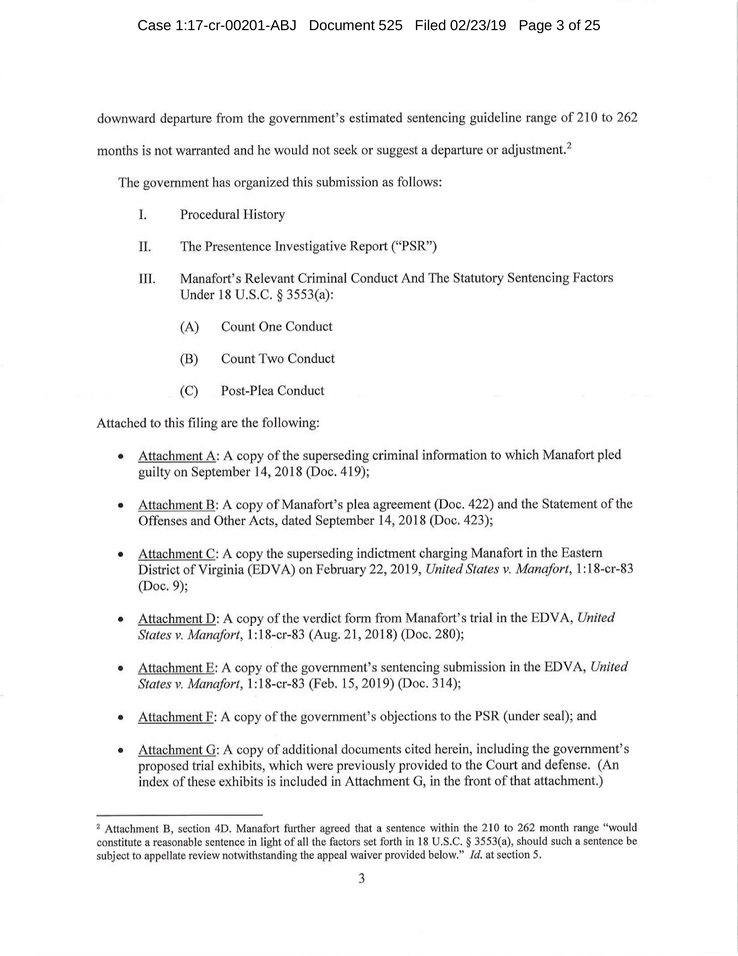
#> input picture dry-runs/OQ-010/documents/raw/manafort_memo_p3.png, 738 x 956 px, shrunk from 2550 x 3300 before the run, found by its file name
$ python make_redaction_test.py
#> lines starting #> are read from the running program, lines starting #| are printed output that depends on the picture; after the words box and inside, x2 and y2 are one past the last pixel; in counts of white or black regions, pixels touching at a corner belong together
#> further down, img is the input picture: shape (956, 738, 3); mean B, G, R 244.9, 244.9, 244.9
"""
Builds documents/redaction_test/manafort_p3_degraded.png from the real,
unmodified Manafort sentencing-memo page 3 scan.

Two things are done to the real page, both disclosed here and in README.md:

1. A black redaction bar is drawn over one real line (list item II,
   "The Presentence Investigative Report ('PSR')"). This is a
   SYNTHETIC redaction added by this script for testing purposes -- the
   real filing was not redacted at this location. It exists so we can
   test how each OCR candidate handles a redaction box (does it hallucinate
   text under the bar, does it silently drop the line, does it choke on
   the layout).
2. Realistic scan degradation is applied on top: slight rotation (skew),
   gaussian noise, mild blur, JPEG recompression, and contrast/brightness
   reduction -- simulating what a litigator actually receives when a
   party produces a photocopied/faxed/rescanned version of a born-digital
   filing during discovery, rather than the clean PDF original.

Nothing else about the document's real text is altered.
"""
import cv2
import numpy as np
from PIL import Image
import io

SRC = "documents/raw/manafort_memo_p3.png"
OUT = "documents/redaction_test/manafort_p3_degraded.png"


def add_redaction_bar(img):
    # Coordinates picked by inspecting the 300dpi render: covers the
    # "II. The Presentence Investigative Report ('PSR')" heading line.
    h, w = img.shape[:2]
#> h = 956; w = 738
    x0, y0, x1, y1 = int(w * 0.185), int(h * 0.255), int(w * 0.86), int(h * 0.278)
#> x0 = 136; y0 = 243; x1 = 634; y1 = 265
    cv2.rectangle(img, (x0, y0), (x1, y1), (0, 0, 0), thickness=-1)
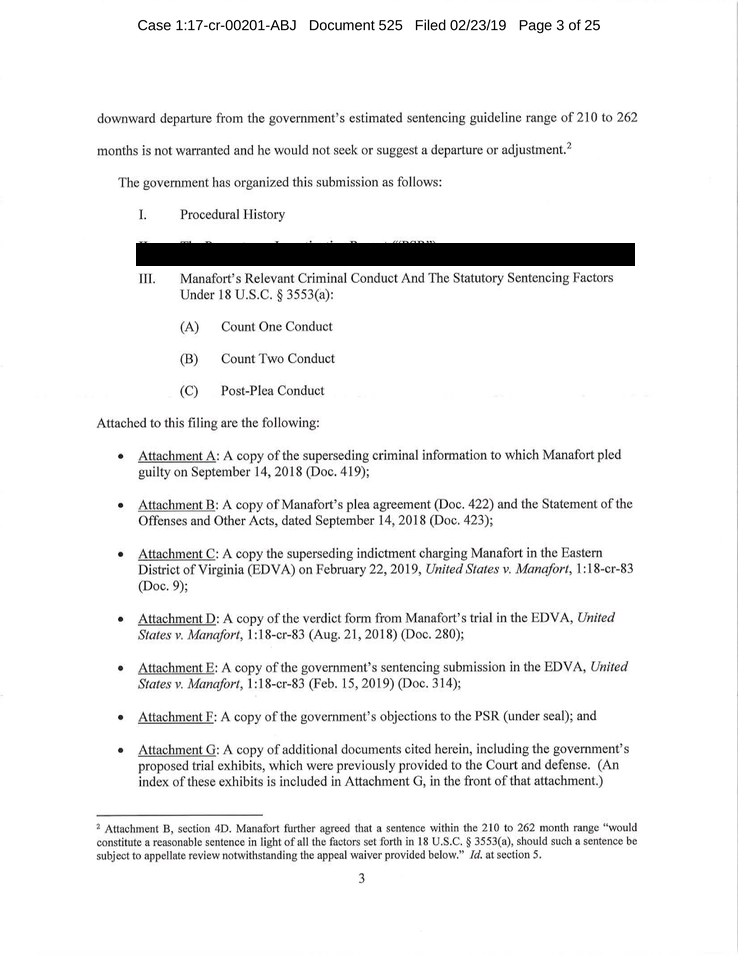
#> img: shape (956, 738, 3); 1.63% of pixels changed, all inside (x1, y1, x2, y2) = (136, 243, 635, 266)
    return img


def degrade(img):
    h, w = img.shape[:2]
#> h = 956; w = 738
    # slight rotation to simulate a crooked scan/photocopy
    center = (w // 2, h // 2)
#> center = (369, 478)
    M = cv2.getRotationMatrix2D(center, 1.4, 1.0)
    img = cv2.warpAffine(img, M, (w, h), borderValue=(255, 255, 255))
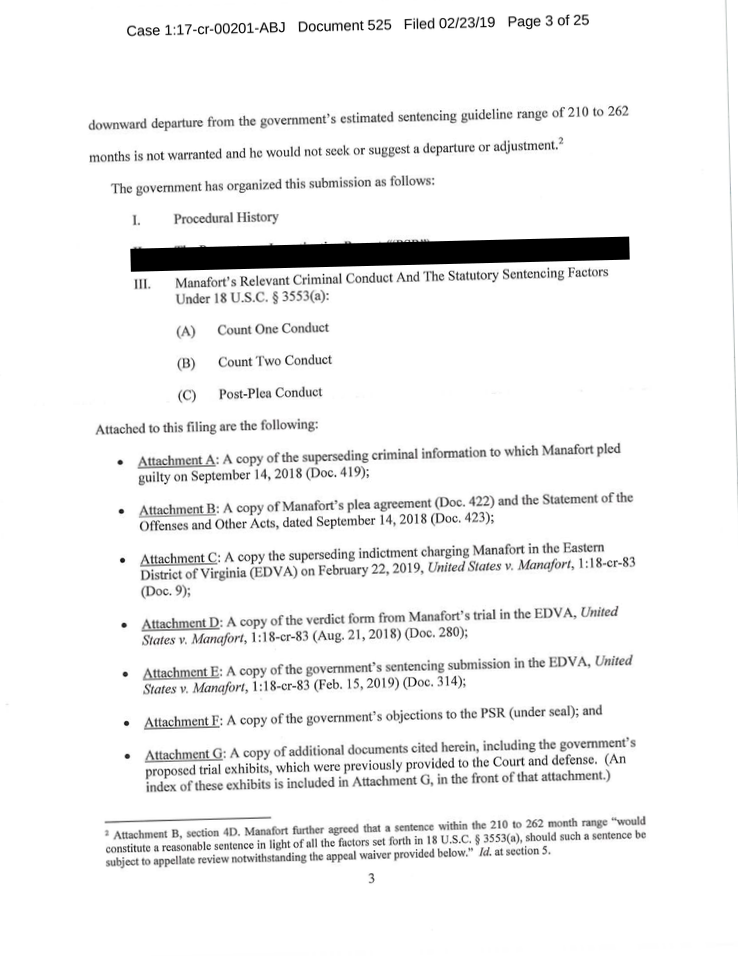
#> img: shape (956, 738, 3); mean of channels 0, 1, 2 241, 241, 241; drawn as B, G, R

    # mild blur (out-of-focus copier/scanner)
    img = cv2.GaussianBlur(img, (3, 3), 0)

    # gaussian noise
    noise = np.random.normal(0, 9, img.shape).astype(np.float32)
    img = np.clip(img.astype(np.float32) + noise, 0, 255).astype(np.uint8)

    # contrast/brightness reduction (faded toner / low-quality copy)
    img = cv2.convertScaleAbs(img, alpha=0.78, beta=18)
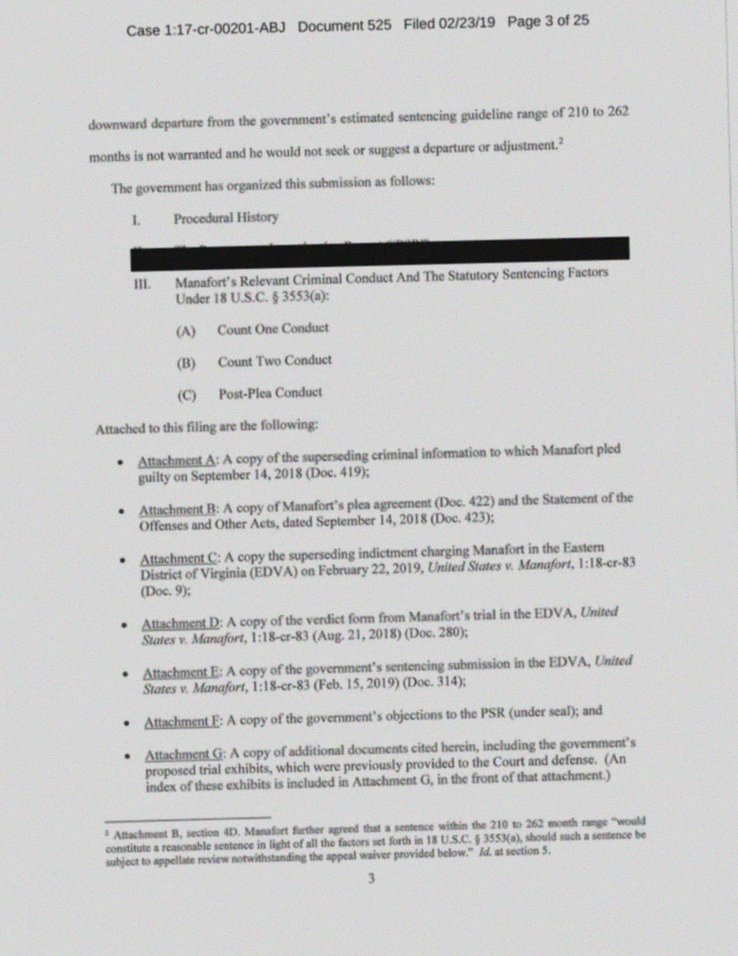
#> img: shape (956, 738, 3); mean of channels 0, 1, 2 203.6, 203.6, 203.6; drawn as B, G, R

    # JPEG recompression artifacts at moderate quality
    pil = Image.fromarray(cv2.cvtColor(img, cv2.COLOR_BGR2RGB))
    buf = io.BytesIO()
    pil.save(buf, format="JPEG", quality=55)
    buf.seek(0)
    pil2 = Image.open(buf).convert("RGB")
    return cv2.cvtColor(np.array(pil2), cv2.COLOR_RGB2BGR)


if __name__ == "__main__":
    img = cv2.imread(SRC)
    img = add_redaction_bar(img)
    img = degrade(img)
    cv2.imwrite(OUT, img, [cv2.IMWRITE_PNG_COMPRESSION, 3])
    print("wrote", OUT, img.shape)
#| wrote documents/redaction_test/manafort_p3_degraded.png (956, 738, 3)
